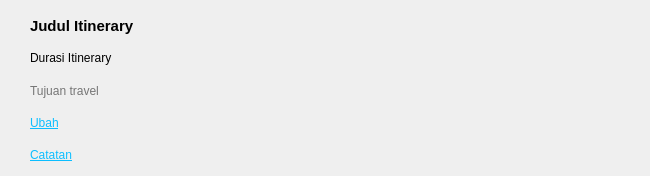
<?xml version="1.0" encoding="UTF-8"?>
<ui version="4.0">
 <class>Form</class>
 <widget class="QWidget" name="Form">
  <property name="enabled">
   <bool>true</bool>
  </property>
  <property name="geometry">
   <rect>
    <x>0</x>
    <y>0</y>
    <width>650</width>
    <height>176</height>
   </rect>
  </property>
  <property name="windowTitle">
   <string>Form</string>
  </property>
  <widget class="QWidget" name="verticalLayoutWidget">
   <property name="geometry">
    <rect>
     <x>10</x>
     <y>10</y>
     <width>631</width>
     <height>161</height>
    </rect>
   </property>
   <layout class="QVBoxLayout" name="verticalLayout">
    <property name="spacing">
     <number>0</number>
    </property>
    <property name="leftMargin">
     <number>20</number>
    </property>
    <item>
     <widget class="QLabel" name="label_2">
      <property name="font">
       <font>
        <pointsize>11</pointsize>
        <weight>75</weight>
        <bold>true</bold>
       </font>
      </property>
      <property name="text">
       <string>Judul Itinerary</string>
      </property>
     </widget>
    </item>
    <item>
     <widget class="QLabel" name="label">
      <property name="font">
       <font>
        <pointsize>9</pointsize>
       </font>
      </property>
      <property name="text">
       <string>Durasi Itinerary</string>
      </property>
     </widget>
    </item>
    <item>
     <widget class="QLabel" name="label_3">
      <property name="font">
       <font>
        <pointsize>9</pointsize>
       </font>
      </property>
      <property name="styleSheet">
       <string notr="true">color:rgb(117, 117, 117)</string>
      </property>
      <property name="text">
       <string>Tujuan travel</string>
      </property>
     </widget>
    </item>
    <item>
     <widget class="QLabel" name="label_4">
      <property name="font">
       <font>
        <pointsize>9</pointsize>
        <underline>true</underline>
       </font>
      </property>
      <property name="styleSheet">
       <string notr="true">color:rgb(12, 190, 255)</string>
      </property>
      <property name="text">
       <string>Ubah</string>
      </property>
     </widget>
    </item>
    <item>
     <widget class="QLabel" name="label_5">
      <property name="font">
       <font>
        <pointsize>9</pointsize>
        <underline>true</underline>
       </font>
      </property>
      <property name="styleSheet">
       <string notr="true">color:rgb(12, 190, 255)</string>
      </property>
      <property name="text">
       <string>Catatan</string>
      </property>
     </widget>
    </item>
   </layout>
  </widget>
 </widget>
 <resources/>
 <connections/>
</ui>
